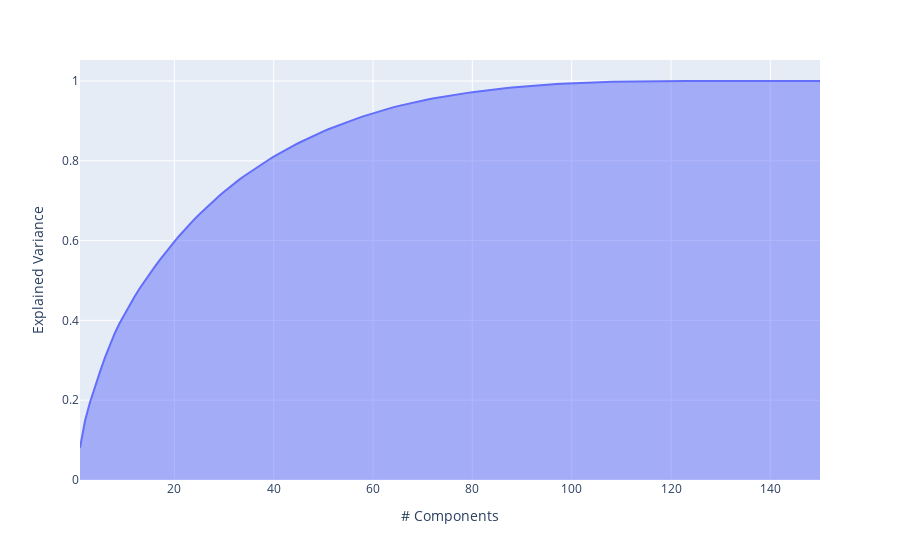

Notebook source saved alongside this figure:
### Code cell
from sklearn.decomposition import PCA
pca = PCA()
pca.fit(bm25)
exp_var_cumul = np.cumsum(pca.explained_variance_ratio_)

px.area(
    x=range(1, exp_var_cumul.shape[0] + 1),
    y=exp_var_cumul,
    labels={"x": "# Components", "y": "Explained Variance"}
)

### Figure 1 — Plotly figure (JSON) as saved in the notebook; plotly's stock layout.template omitted (floating-point values rounded to 4 significant figures; data arrays with more than 128 entries replaced by an {"elided": "..."} marker saying what was removed)
{"data": [{"hovertemplate": "# Components=%{x}<br>Explained Variance=%{y}<extra></extra>", "legendgroup": "", "line": {"color": "#636efa"}, "mode": "lines", "name": "", "orientation": "v", "showlegend": false, "stackgroup": "1", "type": "scatter", "x": {"elided": "150 int values"}, "xaxis": "x", "y": {"elided": "150 float values"}, "yaxis": "y"}], "layout": {"legend": {"tracegroupgap": 0}, "margin": {"t": 60}, "xaxis": {"anchor": "y", "domain": [0, 1], "title": {"text": "# Components"}}, "yaxis": {"anchor": "x", "domain": [0, 1], "title": {"text": "Explained Variance"}}}}
